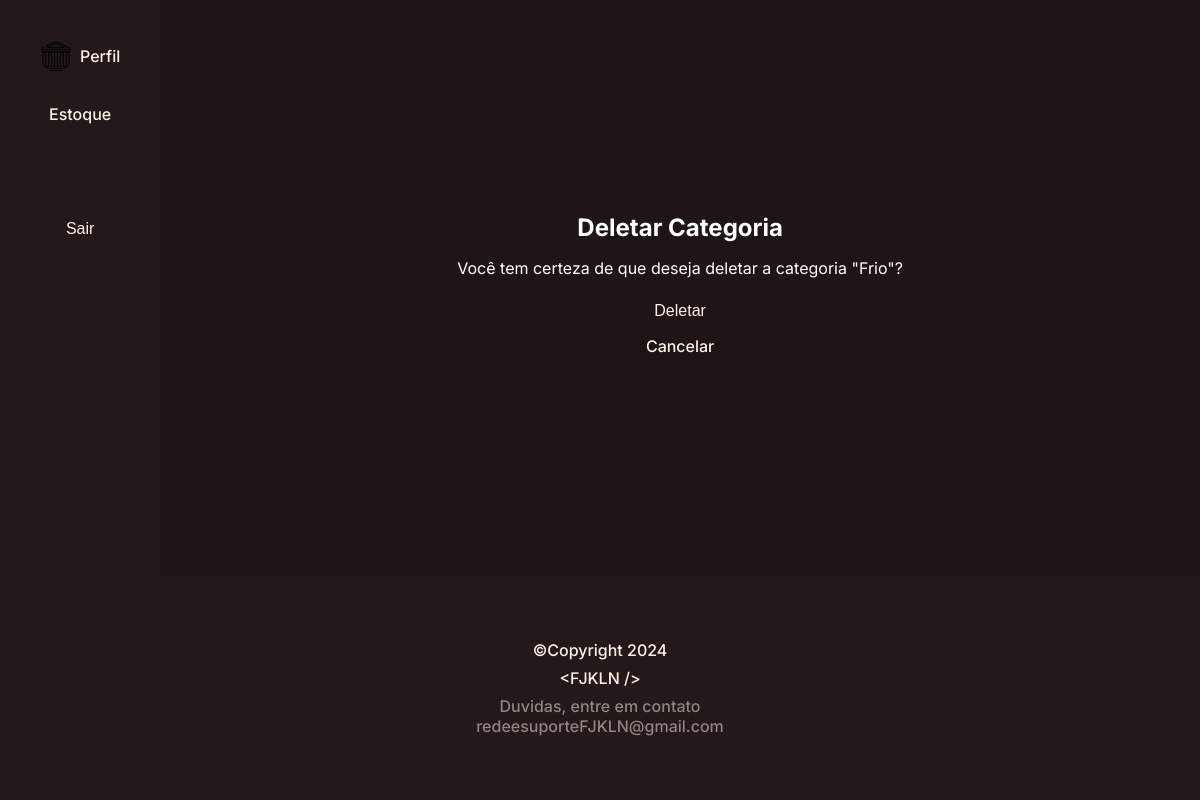
The page /produtos/12/deletar_categoria/ (signed in) on the database its author committed.
### sistema/models.py (models this page shows, shortened)
class Gerente(AbstractUser):
    filial = models.OneToOneField(Filial, on_delete=models.CASCADE, null=True, blank=True)
    cpf = models.CharField(max_length=14, default='000.000.000-00')
    data_nascimento = models.DateField(default='2000-01-01')
    genero = models.CharField(max_length=20, default='Sem genero')
    pais = models.CharField(max_length=50, default='Brasil')
    estado = models.CharField(max_length=20, default=None)
    cidade = models.CharField(max_length=50, default=None)
    cargo = models.CharField(max_length=20, default='Sem cargo')
    telefone = models.CharField(max_length=20, default='(00) 0000-0000')
    imagem = models.ImageField(upload_to='images/', null=True, blank=True)

class Categoria(models.Model):
    nome = models.CharField(max_length=100, unique=True)

### produtos/views.py (the view)
# urls.py: path('<int:pk>/deletar_categoria/', views.deletar_categoria, name='deleta_categoria')
def deletar_categoria(request, pk):
    categoria = get_object_or_404(Categoria, pk=pk)
    categoria_padrao, created = Categoria.objects.get_or_create(nome="Sem categoria")
    if categoria.nome == "Sem categoria":
        messages.error(request, 'A categoria "Sem categoria" não pode ser deletada.')
        return redirect('estoque:home')
    if request.method == "POST":
        Produto.objects.filter(categoria=categoria).update(categoria=categoria_padrao)
        categoria.delete()
        return redirect('estoque:home')
    return render(request, 'categoria/deleta.html', {'categoria': categoria})

### produtos/templates/categoria/deleta.html (shortened to what this page needs)
{% load static %}
<!DOCTYPE html>
<html lang="pt-br">
<head>
    <link rel="stylesheet" href="{% static 'produtos/css/deleta.css' %}">
</head>
<body>
    <div class="container">
        <aside>
            <ul>
                <div>
                    <li>
                        <a href="{% url 'perfil:editar' user.id %}">
                            <img src="{{ user.imagem.url }}" alt="Imagem do Usuário" />
                            <p>Perfil</p>
                        </a>
                    </li>
                    <li>
                        <a href="{% url 'estoque:home' %}">
                            Estoque
                        </a>
                    </li>
                </div>
                <li>
                    <form action="{% url 'login:sair' %}" method="POST" style="display: inline;">
                        <button type="submit">Sair</button>
                    </form>
                </li>
            </ul>
        </aside>
        <main>
            <h2>Deletar Categoria</h2>
            <p>Você tem certeza de que deseja deletar a categoria "{{ categoria.nome }}"?</p>
            <form method="POST">
                <button type="submit">Deletar</button>
                <a href="{% url 'estoque:home' %}">Cancelar</a>
            </form>
        </main>
    </div>
    <footer style="text-align: center;">
        <p class="footer-copy">©Copyright
            <FJKLN /> 2024
        </p>
        <p class="footer-abrev">&lt;FJKLN /&gt;</p>
        <p class="footer-autor">Duvidas, entre em contato
            <br>redeesuporteFJKLN@gmail.com
        </p>
    </footer>
</body>
</html>

### templates/static/produtos/css/deleta.css (style rules this page uses)
* { margin: 0; padding: 0; box-sizing: border-box; list-style: none; }
body { background: #1F1517; color: white; display: flex; flex-direction: column; min-height: 100vh; font-family: Inter; }
footer { padding: 4rem; display: flex; flex-direction: column; align-items: center; gap: 0.5rem; background: #23181A; text-align: center; width: 100%; }
.footer-copy { color: #FFF2E7; font-size: 1rem; font-weight: 500; text-align: center; }
.footer-autor { color: rgba(255, 242, 231, 0.50); font-size: 1rem; font-style: normal; font-weight: 500; text-align: center; }
.footer-abrev { color: #FFF2E7; font-size: 1rem; font-weight: 500; text-align: center; }
.container { display: flex; flex-direction: row; flex: 1; }
aside { padding: 2rem; background: #23181A; }
aside img { width: 2rem; height: 2rem; border-radius: 50%; }
aside ul { display: flex; flex-direction: column; gap: 5rem; }
button, a { border: none; background: none; cursor: pointer; color: #FFF2E7; font-size: 1rem; font-weight: 500; text-align: center; text-decoration: none; display: flex; flex-direction: row; gap: 0.5rem; padding: 0.5rem; transition: all 0.3s ease-in-out; border-radius: 0.5rem; width: 100%; display: flex; justify-content: center; align-items: center; }
aside div { display: flex; flex-direction: column; gap: 1rem; }
main { display: flex; justify-content: center; align-items: center; flex-direction: column; flex: 1; gap: 1rem; }

### rows shown on the page
Gerente: imagem (picture)
Categoria: nome "Frio"
